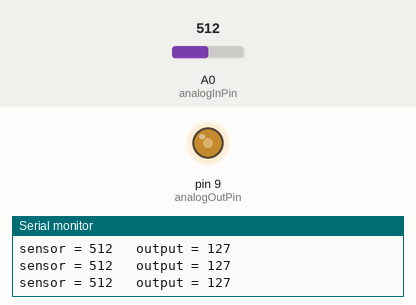
This sketch was run on a simulated Arduino Uno, built with avr-gcc and run on an emulated ATmega328P. Parts: output pins drawn as LEDs (lit = HIGH), the last lines printed to the serial monitor. The test bench sets the inputs (shaded band); at power-on: A0 (analogInPin) = 512.

Above: at 1.2 s.
1.3 s: A0 (analogInPin) set to 411
At 1.9 s:
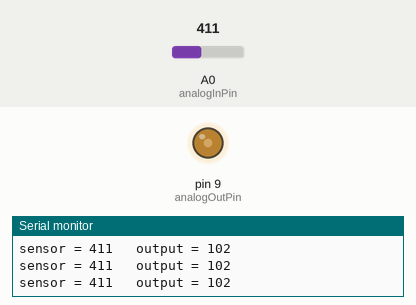
4.3 s: A0 (analogInPin) set to 388
At 5.3 s:
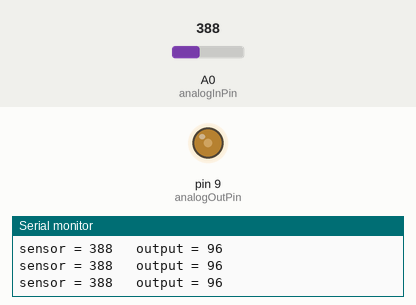
7.3 s: A0 (analogInPin) set to 716
At 7.8 s:
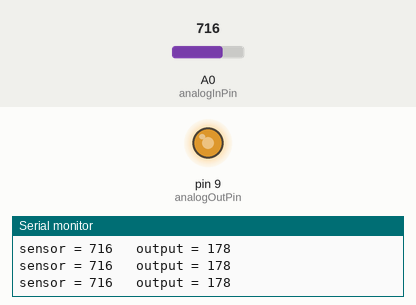
8.8 s: A0 (analogInPin) set to 983
At 9.4 s:
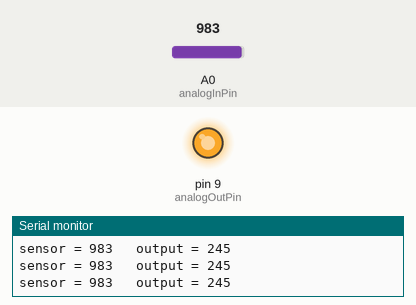
10.3 s: A0 (analogInPin) set to 1008
At 11.3 s:
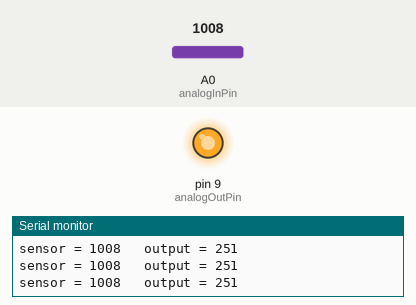
13.3 s: A0 (analogInPin) set to 0
At 13.9 s:
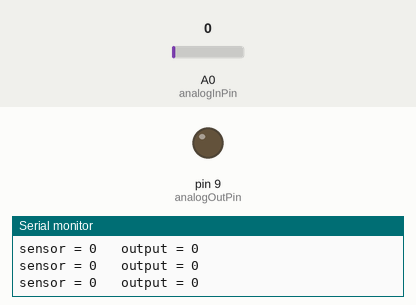
Timing chart, 0 to 15.8 s (numbered marks = the images above; inputs shaded):
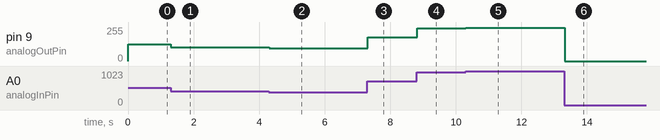

The sketch:

Practica13.ino
```cpp
const int analogInPin = A0;
const int analogOutPin = 9;
int sensorValue = 0; // valor leído desde el potenciómetro
int outputValue = 0; // valor de la salida PWM (salida analógica)

void setup()
{
    Serial.begin(9600);
}

void loop() {
    // Lectura de la entrada analógica
    sensorValue = analogRead(analogInPin);

    // Ubica el valor de la entrada en el rango de la salida analógica
    outputValue = map(sensorValue, 0, 1023, 0, 255);

    // Cambia el valor de salida analógica
    analogWrite(analogOutPin, outputValue);


    // muestra el resultado en el Serial Monitor:
    Serial.print("sensor = " );
    Serial.print(sensorValue);
    Serial.print("\t output = ");
    Serial.println(outputValue);

    //delay(500);
}
```

Measured:
- after the input at 1.3 s, pin 9 (analogOutPin): 127/255 → 102/255 at once
- after the input at 4.3 s, pin 9 (analogOutPin): 102/255 → 96/255 at once
- after the input at 7.3 s, pin 9 (analogOutPin): 96/255 → 178/255 at once
- after the input at 8.8 s, pin 9 (analogOutPin): 178/255 → 245/255 at once
- after the input at 10.3 s, pin 9 (analogOutPin): 245/255 → 251/255 at once
- after the input at 13.3 s, pin 9 (analogOutPin): 251/255 → 0/255 at once
